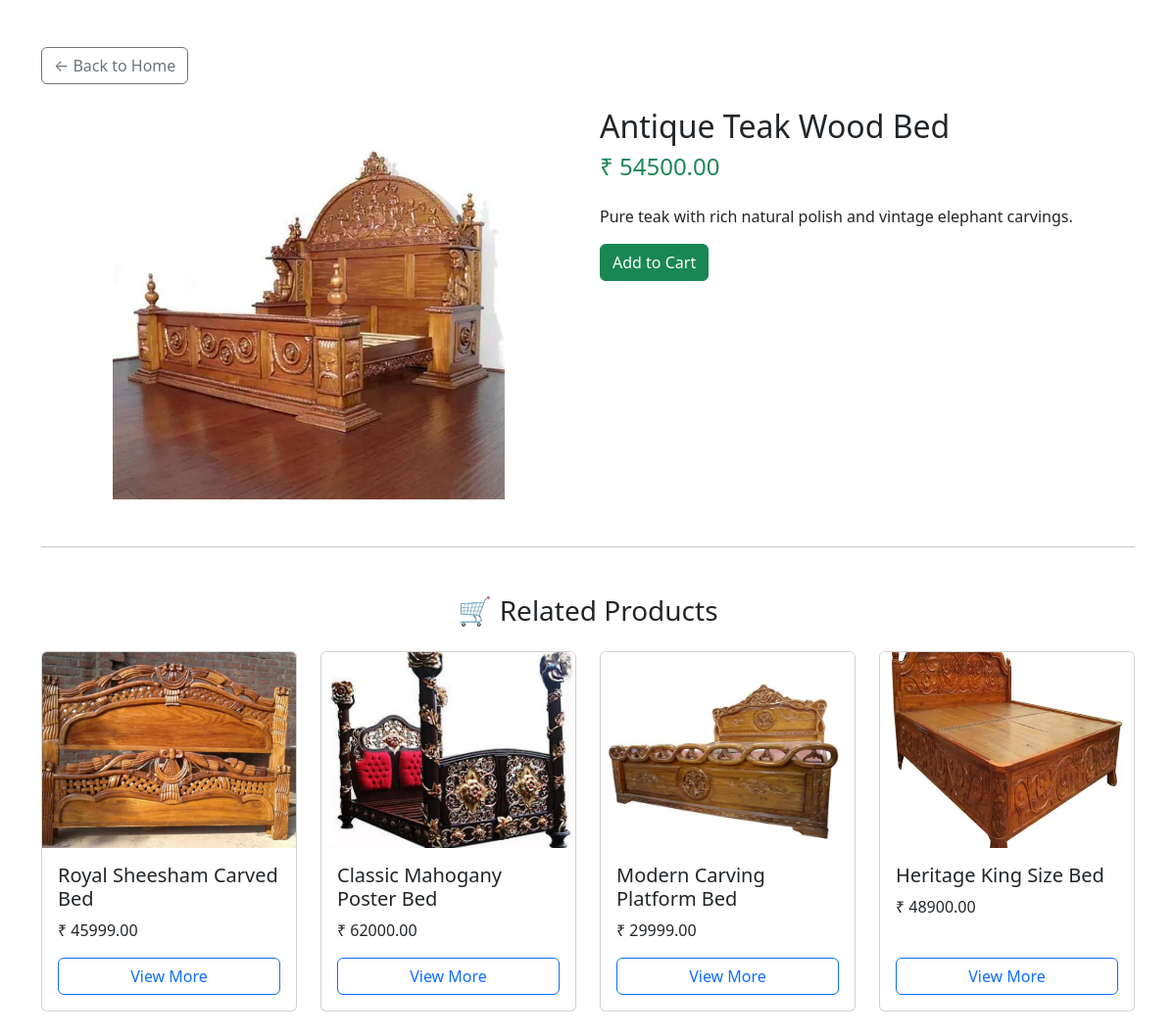
Page /product/7/ on the committed database.
### storeapp/models.py (models this page shows, shortened)
class Product(models.Model):
    name = models.CharField(max_length=100)
    description = models.TextField()
    price = models.DecimalField(max_digits=10, decimal_places=2)
    image = models.ImageField(upload_to='product_images/')
    created_at = models.DateTimeField(auto_now_add=True)  # ✅ Add this line

### storeapp/views.py (the view)
# urls.py: path('product/<int:pk>/', views.product_detail, name='product_detail'),
def product_detail(request, pk):
    product = get_object_or_404(Product, pk=pk)
    related_products = Product.objects.exclude(pk=pk)[:4]
    return render(request, 'product_detail.html', {'product': product, 'related_products': related_products})

### storeapp/templates/store/product_detail.html (shortened to what this page needs)
<!DOCTYPE html>
<html lang="en">
<head>
    <link href="https://cdn.jsdelivr.net/npm/bootstrap@5.3.2/dist/css/bootstrap.min.css" rel="stylesheet">
</head>
<body>
    <div class="container mt-5">
        <a href="/" class="btn btn-outline-secondary mb-4">← Back to Home</a>
        <div class="row">
            <div class="col-md-6">
                <img src="{{ product.image.url }}" class="product-img" alt="{{ product.name }}">
            </div>
            <div class="col-md-6">
                <h2>{{ product.name }}</h2>
                <h4 class="text-success">₹ {{ product.price }}</h4>
                <p class="mt-4">{{ product.description }}</p>
                <form method="POST" action="{% url 'add_to_cart' product.id %}">
                <button type="submit" class="btn btn-success">Add to Cart</button>
                </form>
            </div>
        </div>
        <hr class="my-5">
        <h3 class="text-center mb-4">🛒 Related Products</h3>
        <div class="row">
            {% for related in related_products %}
                <div class="col-md-3 mb-4">
                    <div class="card h-100">
                        <img src="{{ related.image.url }}" class="related-img card-img-top" alt="{{ related.name }}">
                        <div class="card-body d-flex flex-column">
                            <h5 class="card-title">{{ related.name }}</h5>
                            <p class="card-text">₹ {{ related.price }}</p>
                            <a href="{% url 'product_detail' related.pk %}" class="btn btn-outline-primary mt-auto">View More</a>
                        </div>
                    </div>
                </div>
            {% empty %}
                <p class="text-center">No related products found.</p>
            {% endfor %}
        </div>
    </div>
</body>
</html>

### storeapp/templates/store/product_detail.html (style rules this page uses)
.product-img { height: 400px; object-fit: contain; width: 100%; }
.related-img { height: 200px; object-fit: cover; width: 100%; }

### rows in the picture
Product: image (picture), name "Antique Teak Wood Bed", price "54500.00", description "Pure teak with rich natural polish and vintage elephant carvings."
Product: image (picture), name "Royal Sheesham Carved Bed", price "45999.00"
Product: image (picture), name "Classic Mahogany Poster Bed", price "62000.00"
Product: image (picture), name "Modern Carving Platform Bed", price "29999.00"
Product: image (picture), name "Heritage King Size Bed", price "48900.00"
